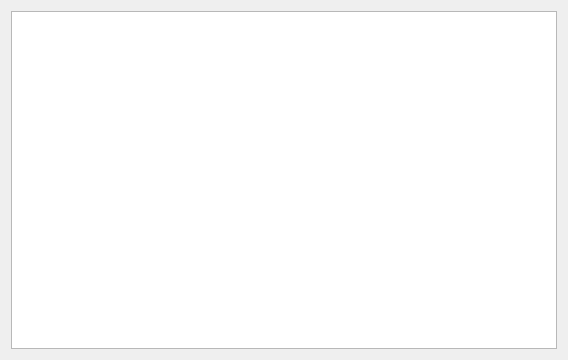
<?xml version="1.0" encoding="UTF-8"?>
<ui version="4.0">
 <class>MyEditListWidget</class>
 <widget class="QWidget" name="MyEditListWidget">
  <property name="geometry">
   <rect>
    <x>0</x>
    <y>0</y>
    <width>568</width>
    <height>360</height>
   </rect>
  </property>
  <property name="windowTitle">
   <string>MyEditListWidget</string>
  </property>
  <layout class="QVBoxLayout" name="verticalLayout">
   <item>
    <widget class="QListWidget" name="listWidget"/>
   </item>
  </layout>
 </widget>
 <layoutdefault spacing="6" margin="11"/>
 <resources/>
 <connections/>
</ui>
